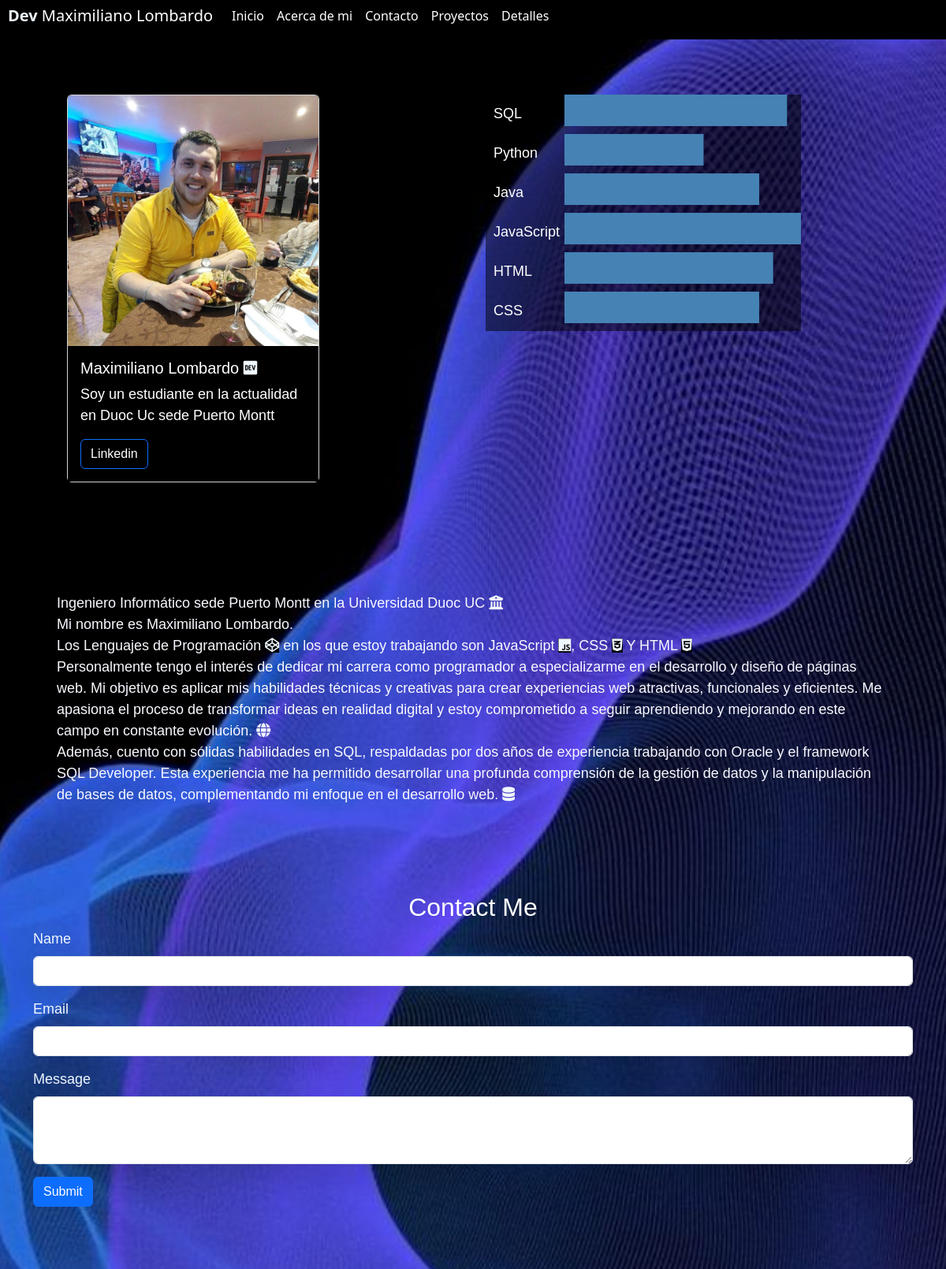
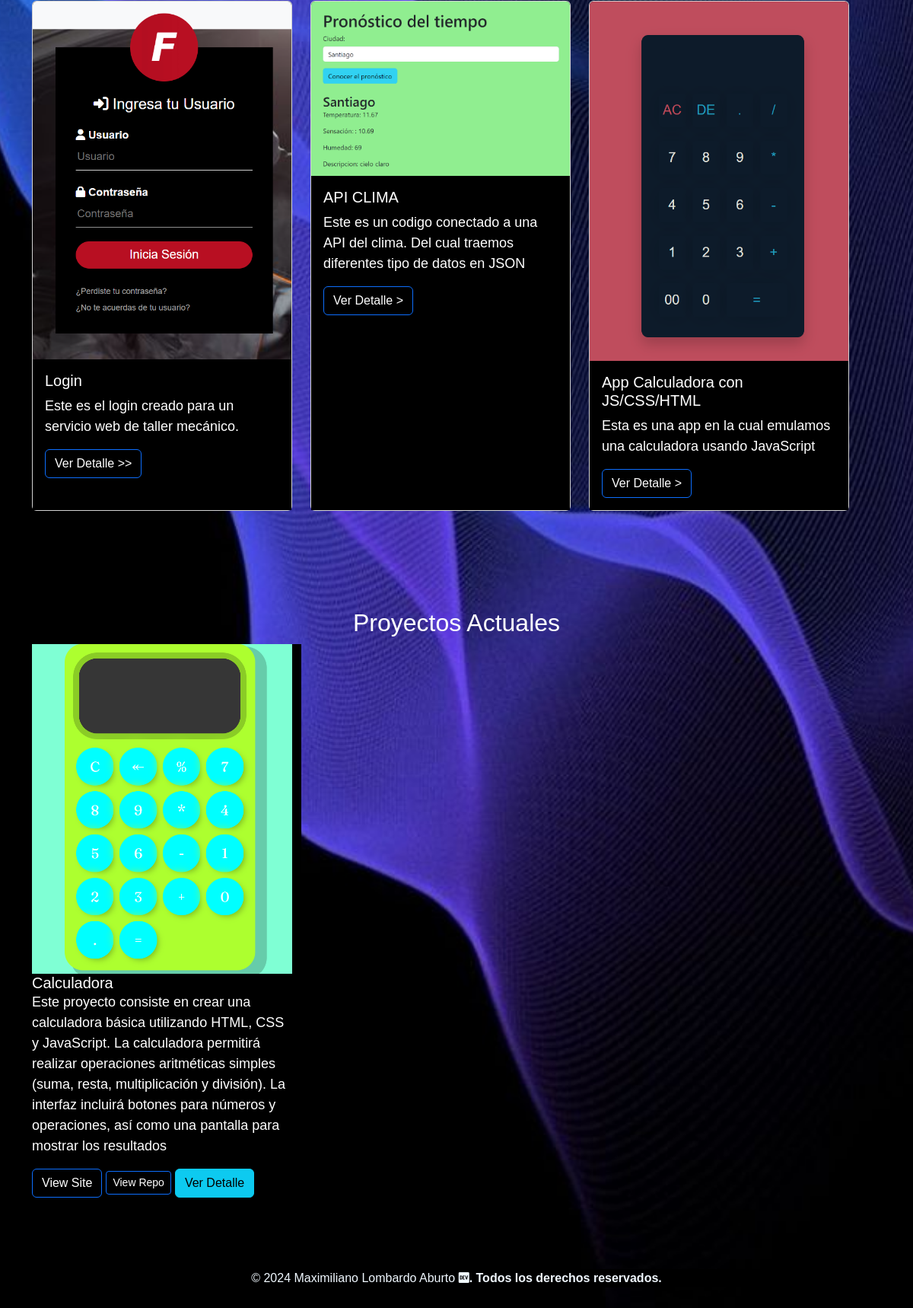
The page / on the database its author committed (2 pictures, top to bottom).
### myportfolio/models.py (models this page shows, shortened)
class Proyecto(models.Model):
    titulo = models.CharField(max_length=200)
    imagen = models.ImageField(upload_to='proyectos/')
    descripcion = models.TextField()
    contenido = RichTextField()
    tecnologias = models.ManyToManyField(Tecnologia)
    link_sitio = models.URLField(max_length=200)
    link_repositorio = models.URLField(max_length=200)
    categoria = models.ForeignKey(Categoria, on_delete=models.CASCADE)

### myportfolio/views.py (the view)
# urls.py: path('',views.home, name='home'),
def home (request):
    proyectos = Proyecto.objects.all()
    return render(request, 'index.html',{'proyectos':proyectos})

### myportfolio/templates/index.html (shortened to what this page needs)
{% load static %}
{% load bootstrap5 %}
<!DOCTYPE html>
<html lang="es">
<head>
    {% bootstrap_css %}
    <link rel="stylesheet" href="https://cdnjs.cloudflare.com/ajax/libs/font-awesome/6.5.1/css/all.min.css" />
    <link type="text/css"  rel="stylesheet" href="{% static 'css/styles.css' %}">
    <link rel="stylesheet" href="https://cdnjs.cloudflare.com/ajax/libs/animate.css/4.1.1/animate.min.css"
  />
</head>
<body>
    <div class="container-fluid" id="navbar1">
        <nav class="navbar navbar-expand-lg bg-body-tertiary fixed-top " id="navbar11">
            <div class="container-fluid">
                <a class="navbar-brand" href="#"><strong>Dev</strong> Maximiliano Lombardo </a>
                <div class="collapse navbar-collapse" id="navbarNav">
                    <ul class="navbar-nav">
                        <li class="nav-item">
                            <a class="nav-link active" aria-current="page" href="#">Inicio</a>
                        </li>
                        <li class="nav-item">
                            <a class="nav-link" href="#descripcion">Acerca de mi</a>
                        </li>
                        <li class="nav-item">
                            <a class="nav-link" href="#contacto ">Contacto</a>
                        </li>
                        <li class="nav-item">
                            <a class="nav-link" href="#proyecto">Proyectos</a>
                        </li>
                        <li class="nav-item">
                            <a class="nav-link" href="#">Detalles</a>
                        </li>
                    </ul>
                </div>
            </div>
        </nav>
    </div>
    <div class="container contenido" id="contenido">
        <div class="row">
            <div class="col-md-6">
                <div class="card" style="width: 20rem;" >
                    <img src="{% static 'img/foto1.jpg'%}" class="card-img-top" alt="fotoperfil">
                    <div class="card-body">
                        <h5 class="card-title">Maximiliano Lombardo <i class="fa-brands fa-dev"></i></h5>
                        <p class="card-text">Soy un estudiante en la actualidad en Duoc Uc sede Puerto Montt</p>
                        <a href="https://www.linkedin.com/in/maximiliano-lombardo/" <button type="button" class="btn btn-outline-primary text-center ">Linkedin</button></a>
                    </div>
                </div>
            </div>
            <div class="col-md-3">
                <svg id="skills-chart" width="400" height="300"></svg>
            </div>
        </div>
    </div>
    <div class="container" id="descripcion">
        <p class="descripcion">Ingeniero Informático sede Puerto Montt en la Universidad Duoc UC  <i class="fa-solid fa-building-columns"></i><br>
        Mi nombre es Maximiliano Lombardo.<br>
        Los Lenguajes de Programación <i class="fa-brands fa-codepen"></i>
        en los que estoy trabajando son JavaScript <i class="fa-brands fa-js"></i>,
        CSS <i class="fa-brands fa-css3-alt"></i> Y HTML <i class="fa-brands fa-html5"></i><br>
        Personalmente tengo el interés de dedicar mi carrera como programador a especializarme en el desarrollo y diseño de páginas web. Mi objetivo es aplicar mis habilidades técnicas y creativas para crear experiencias web atractivas, funcionales y eficientes. Me apasiona el proceso de transformar ideas en realidad digital y estoy comprometido a seguir aprendiendo y mejorando en este campo en constante evolución.  <i class="fa-solid fa-globe"></i><br>
        Además, cuento con sólidas habilidades en SQL, respaldadas por dos años de experiencia trabajando con Oracle y el framework SQL Developer. Esta experiencia me ha permitido desarrollar una profunda comprensión de la gestión de datos y la manipulación de bases de datos, complementando mi enfoque en el desarrollo web.   <i class="fa-solid fa-database"></i></p>
    </div>
    <section class="contactonuevo1" >
        <div class="container" class="contactonuevo">
          <h2 class="text-center">Contact Me</h2>
          <form class="ult" method="POST" action="{% url 'contacto_nuevo' %}" id="contactForm" class="needs-validation" novalidate>
            <div class="mb-3">
              <label for="name" class="form-label">Name</label>
              <input name="nombre" type="text" class="form-control shadow-lg" id="name" required>
            </div>
            <div class="mb-3">
              <label for="email" class="form-label">Email</label>
              <input name="email" type="email" class="form-control shadow-lg" id="email" required>
            </div>
            <div class="mb-3">
              <label for="message" class="form-label">Message</label>
              <textarea name="mensaje" class="form-control shadow-lg" id="message" rows="3" required></textarea>
            </div>
            <button type="submit" class="btn btn-primary">Submit</button>
          </form>
        </div>
      </section>
    <div class="container" id="proyecto">
        <div class="row row-cols-1 row-cols-md-3 g-4" id="proyectosold">
            <div class="col">
              <div class="card h-100" class="animacion">
                <img src="{% static 'img/login.png' %}" class="card-img-top" alt="....">
                <div class="card-body">
                  <h5 class="card-title">Login</h5>
                  <p class="card-text">Este es el login creado para un servicio web de taller mecánico.</p>
                   <a href="./Taller-web/login.html" <button type="button" class="btn btn-outline-primary text-center ">Ver Detalle</button> >></a>
                </div>
              </div>
            </div>
            <div class="col">
              <div class="card h-100">
                <img src="{% static 'img/APICLIMA.png' %}" class="card-img-top" alt="...">
                <div class="card-body">
                  <h5 class="card-title">API CLIMA</h5>
                  <p class="card-text">Este es un codigo conectado a una API del clima. Del cual traemos diferentes tipo de datos en JSON</p>
                  <a href="./API-clima/index.html" <button type="button" class="btn btn-outline-primary text-center ">Ver Detalle</button> ></a>
                </div>
              </div>
            </div>
            <div class="col">
              <div class="card h-100">
                <img src="{% static 'img/CALCULADORA.png' %}" class="card-img-top" alt="...">
                <div class="card-body">
                  <h5 class="card-title">App Calculadora con JS/CSS/HTML</h5>
                  <p class="card-text">Esta es una app en la cual emulamos una calculadora usando JavaScript</p>
                  <a href="./CALCU-js/index.html" <button type="button" class="btn btn-outline-primary text-center ">Ver Detalle</button> ></a>
                </div>
              </div>
            </div>
          </div>
    </div>
    <section id="projects" class="py-5 projects">
        <div class="container">
            <h2 class="text-center">Proyectos Actuales</h2>
            <div class="row">
                {% for proyecto in proyectos%}
                <div class="col-md-4">
                    <img src="{{ proyecto.imagen.url }}" class="card-img-top" alt="{{ proyecto.titulo}}">
                    <div class="card-body">
                        <h5 class="card-title">{{proyecto.titulo}}</h5>
                        <p class="card-text">{{proyecto.descripcion}}</p>
                        <a href="{{ proyecto.link_sitio}}" class="btn btn-outline-primary text-center" target="_blank">View Site</a>
                        <a href="{{ proyecto.link_repositorio}}" class="btn btn-sm btn-outline-primary text-center" target="_blank">View Repo</a>
                        <a href="{% url 'proyecto_detalle' proyecto.pk %}" class="btn btn-info">Ver Detalle</a>
                    </div>
                </div>
            </div>
            {% endfor %}
        </div>
    </section>
    <div class="footer">
        <footer class="text-white text-center py-3 footer-black">
            <p>&copy; 2024 Maximiliano Lombardo Aburto <i class="fa-brands fa-dev" id="fa"></i><strong>. Todos los derechos reservados.</strong></p>
        </footer>
    </div>
</body>
</html>

### myportfolio/static/css/styles.css (style rules this page uses)
* { background-color: black; color: aliceblue; }
.container, .card-title, .card-text, .text-start, .text-center, .text-end, .text-sm-end, .text-md-end, .text-lg-end, .text-xl-end, .text-xxl-end { color: white; font-family:'Gill Sans', 'Gill Sans MT', Calibri, 'Trebuchet MS', sans-serif; }
.navbar { background-color: black; margin: 0px; border: 0px; margin-top: 0px; padding: 0px; }
.navbar-nav .nav-link { color: white !important; }
.card-body { color: white; font-family: 'Gill Sans', 'Gill Sans MT', Calibri, 'Trebuchet MS', sans-serif; }
.navbar-brand { color: white; }
body { background-color: black; }
body { background-image: url( ../img/pp.jpg ); background-size: cover; background-position: center; animation: animateBackground 30s linear infinite; }
.container { margin-top: 80px; font-family: 'Gill Sans', 'Gill Sans MT', Calibri, 'Trebuchet MS', sans-serif; font-size: large; }
.descripcion { justify-content: center; color: ghostwhite; text-decoration: dotted; text-shadow: #CCCCCC; padding: 30px; }
.container-fluid { padding: 10px; padding-top: 0px; margin-top: 0px; }
.contenido { margin-right:30px; padding: 30px; }
.card-img-top { margin: 0px; }
.row { margin-right: 30px; }
.footer { margin-top: 30px; }
.contenido { animation: fadeInUp 1s ease-out; margin-left: 55px; border: 0px; padding: 30px; }
.projects, .container,.row, .contenido, .proyecto , .text-center , .titlecont , .descripcion , .col-md-6, .col-md-3 , .contcol ,.contactForm ,.col ,.form-label ,.footer , .navbar-brand, .fa-solid ,.contact111, .contact, .contactonuevo1, .mb-3, .form-label, .ult { background-color: transparent !important; }
.card { transition: transform 0.3s ease; }
.btn { transition: transform 0.3s ease; }
.footer-black { animation: fadeIn 4s ease-out; }
@media screen and (max-width:1328px) { .container-fluid { background-color: black; background-position: 50%; align-items: baseline; } }
@media screen and (max-width:1328px) { .container { background-color: black; background-position: 50%; } }

### rows shown on the page
Proyecto: imagen (picture), titulo "Calculadora", descripcion "Este proyecto consiste en crear una calculadora básica utilizando HTML, CSS y JavaScript. La calculadora permitirá realizar operaciones aritméticas simples (suma, resta, multiplicación y división). La interfaz incluirá botones para números y operaciones, así como una pantalla para mostrar los resultados"
